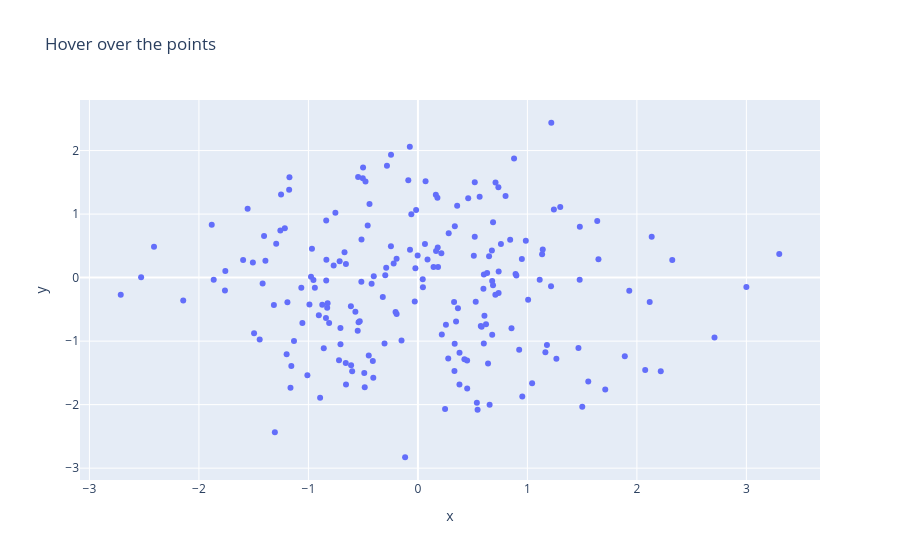

The notebook cell this image was saved under:
### Code cell
import plotly.express as px

px.scatter(x=np.random.randn(200), y=np.random.randn(200),
           title="Hover over the points").show()

### Figure 1 — Plotly figure (JSON) as saved in the notebook; plotly's stock layout.template omitted (floating-point values rounded to 4 significant figures; data arrays with more than 128 entries replaced by an {"elided": "..."} marker saying what was removed)
{"data": [{"hovertemplate": "x=%{x}<br>y=%{y}<extra></extra>", "legendgroup": "", "marker": {"color": "#636efa", "symbol": "circle"}, "mode": "markers", "name": "", "orientation": "v", "showlegend": false, "type": "scatter", "x": {"elided": "200 float values"}, "xaxis": "x", "y": {"elided": "200 float values"}, "yaxis": "y"}], "layout": {"legend": {"tracegroupgap": 0}, "title": {"text": "Hover over the points"}, "xaxis": {"anchor": "y", "domain": [0, 1], "title": {"text": "x"}}, "yaxis": {"anchor": "x", "domain": [0, 1], "title": {"text": "y"}}}}
